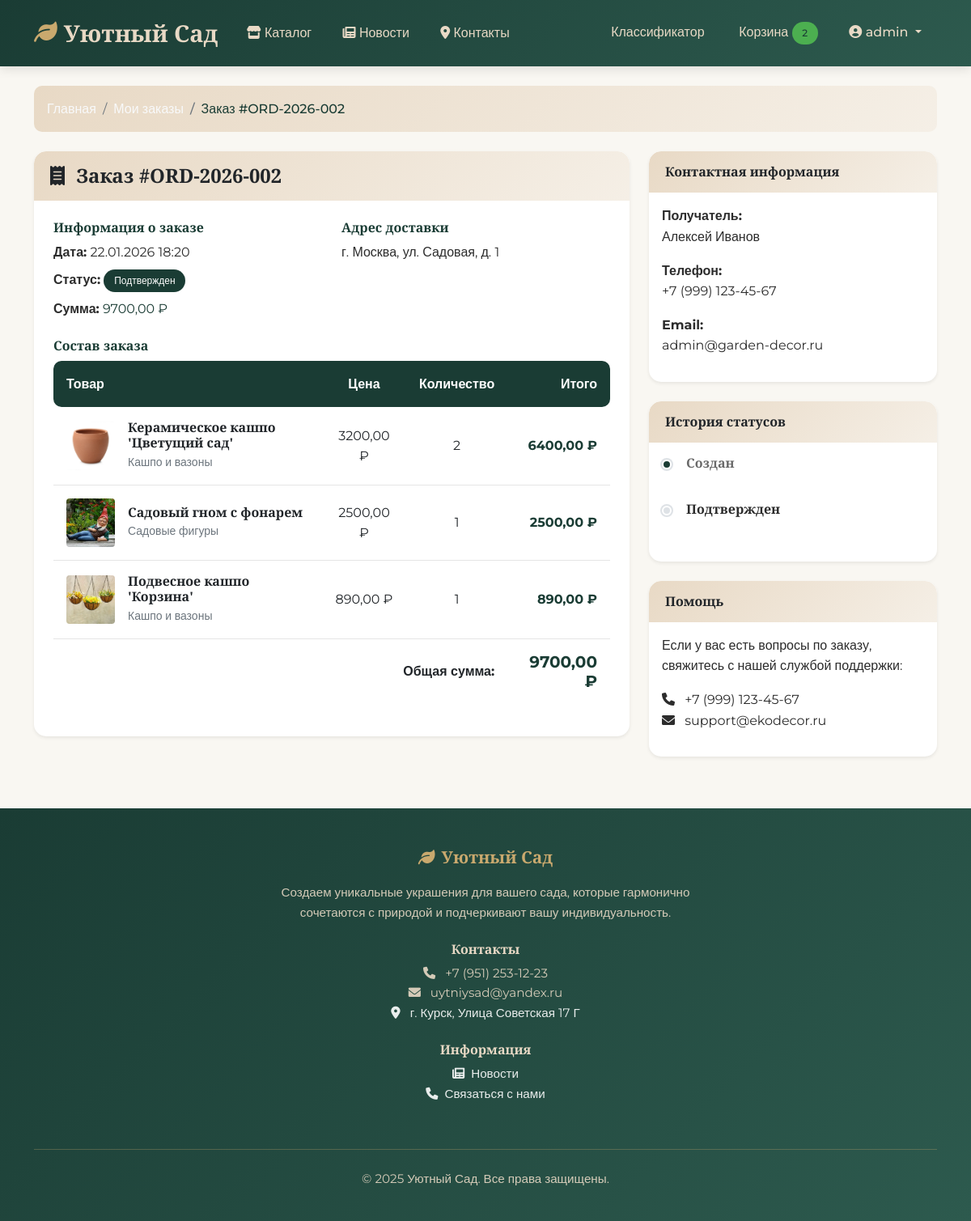
The app's page /orders/4/ (signed in) with its own data.
### cart/models.py (models this page shows, shortened)
class Cart(models.Model):
    user = models.ForeignKey(User, on_delete=models.CASCADE)
    created_at = models.DateTimeField(auto_now_add=True)
    updated_at = models.DateTimeField(auto_now=True)

### orders/models.py (models this page shows, shortened)
class Order(models.Model):
    STATUS_CHOICES = [
        ('pending', 'В обработке'),
        ('confirmed', 'Подтвержден'),
        ('shipped', 'Отправлен'),
        ('delivered', 'Доставлен'),
        ('cancelled', 'Отменен'),
    ]
    user = models.ForeignKey(User, on_delete=models.CASCADE)
    order_number = models.CharField(max_length=20, unique=True)
    status = models.CharField(max_length=20, choices=STATUS_CHOICES, default='pending')
    total_price = models.DecimalField(max_digits=10, decimal_places=2)
    shipping_address = models.TextField()
    phone_number = models.CharField(max_length=20)
    email = models.EmailField()
    created_at = models.DateTimeField(auto_now_add=True)
    updated_at = models.DateTimeField(auto_now=True)
    class Meta:
        ordering = ['-created_at']

class OrderItem(models.Model):
    order = models.ForeignKey(Order, on_delete=models.CASCADE, related_name='items')
    product = models.ForeignKey(Product, on_delete=models.CASCADE)
    quantity = models.PositiveIntegerField()
    price = models.DecimalField(max_digits=10, decimal_places=2)
    @property
    def total_price(self):
        return self.price * self.quantity

### products/models.py (models this page shows, shortened)
class Product(models.Model):
    name = models.CharField(max_length=100, verbose_name="Название")
    slug = models.SlugField(max_length=100, unique=True, blank=True, verbose_name="URL")
    description = models.TextField(verbose_name="Описание")
    price = models.DecimalField(max_digits=10, decimal_places=2, verbose_name="Цена")
    image = models.ImageField(upload_to='products', verbose_name="Изображение")
    category = models.ForeignKey(Category, on_delete=models.CASCADE, verbose_name="Категория")
    in_stock = models.BooleanField(default=True, verbose_name="В наличии")
    created_at = models.DateTimeField(auto_now_add=True, verbose_name="Дата создания")
    updated_at = models.DateTimeField(auto_now=True, verbose_name="Дата обновления")
    class Meta:
        verbose_name = "Товар"
        verbose_name_plural = "Товары"
        ordering = ['-created_at']
    @property
    def image_url(self):
        if self.image and hasattr(self.image, 'url'):
            return self.image.url
        return '/static/images/product-placeholder.jpg'

class Category(models.Model):
    name = models.CharField(max_length=100, verbose_name="Название")
    slug = models.SlugField(max_length=100, unique=True, blank=True, verbose_name="URL")
    description = models.TextField(blank=True, verbose_name="Описание")
    image = models.ImageField(upload_to='categories', blank=True, null=True, verbose_name="Изображение")
    icon = models.CharField(max_length=50, default='leaf', verbose_name="Иконка")
    class Meta:
        verbose_name = "Категория"
        verbose_name_plural = "Категории"

### orders/views.py (the view)
# urls.py: path('<int:order_id>/', views.order_detail, name='order_detail'),
@login_required
def order_detail(request, order_id):
    order = get_object_or_404(Order, id=order_id, user=request.user)
    return render(request, 'orders/order_detail.html', {'order': order})

### templates/orders/order_detail.html (shortened to what this page needs)
{% extends 'base.html' %}
{% load static %}
{% block breadcrumbs %}
<nav aria-label="breadcrumb" class="mb-4">
    <ol class="breadcrumb">
        <li class="breadcrumb-item"><a href="{% url 'home' %}" class="text-decoration-none">Главная</a></li>
        <li class="breadcrumb-item"><a href="{% url 'order_list' %}" class="text-decoration-none">Мои заказы</a></li>
        <li class="breadcrumb-item active" style="color: var(--primary-dark);">Заказ #{{ order.order_number }}</li>
    </ol>
</nav>
{% endblock %}
{% block content %}
<div class="row">
    <div class="col-lg-8">
        <div class="card border-0 shadow-sm mb-4" style="border-radius: 15px;">
            <div class="card-header border-0 py-3" style="background: var(--gradient-light); border-radius: 15px 15px 0 0;">
                <h4 class="mb-0 text-dark"><i class="fas fa-receipt me-2"></i> Заказ #{{ order.order_number }}</h4>
            </div>
            <div class="card-body p-4">
                <div class="row mb-4">
                    <div class="col-md-6 mb-3 mb-md-0">
                        <h6 style="color: var(--primary-dark);">Информация о заказе</h6>
                        <p class="mb-2"><strong>Дата:</strong> {{ order.created_at|date:"d.m.Y H:i" }}</p>
                        <p class="mb-2"><strong>Статус:</strong>
                            <span class="badge" style="background: var(--primary-dark); color: white;">
                                {{ order.get_status_display }}
                            </span>
                        </p>
                        <p class="mb-0"><strong>Сумма:</strong> <span style="color: var(--primary-dark);">{{ order.total_price }} ₽</span></p>
                    </div>
                    <div class="col-md-6">
                        <h6 style="color: var(--primary-dark);">Адрес доставки</h6>
                        <p class="mb-0">{{ order.shipping_address|linebreaks }}</p>
                    </div>
                </div>
                <h6 style="color: var(--primary-dark);">Состав заказа</h6>
                <div class="table-responsive">
                    <table class="table table-borderless">
                        <thead style="background: var(--primary-dark); color: white; border-radius: 10px;">
                            <tr>
                                <th style="border-radius: 10px 0 0 10px;">Товар</th>
                                <th class="text-center">Цена</th>
                                <th class="text-center">Количество</th>
                                <th class="text-end" style="border-radius: 0 10px 10px 0;">Итого</th>
                            </tr>
                        </thead>
                        <tbody>
                            {% for item in order.items.all %}
                            <tr style="border-bottom: 1px solid rgba(0,0,0,0.1);">
                                <td>
                                    <div class="d-flex align-items-center">
                                        <img src="{{ item.product.image_url }}"
                                             alt="{{ item.product.name }}"
                                             style="width: 60px; height: 60px; object-fit: cover;"
                                             class="rounded me-3"
                                             onerror="this.src='{% static 'images/product-placeholder.jpg' %}'">
                                        <div>
                                            <h6 class="mb-0 fw-bold">{{ item.product.name }}</h6>
                                            <small class="text-muted">{{ item.product.category.name }}</small>
                                        </div>
                                    </div>
                                </td>
                                <td class="text-center">{{ item.price }} ₽</td>
                                <td class="text-center">{{ item.quantity }}</td>
                                <td class="text-end fw-bold" style="color: var(--primary-dark);">{{ item.total_price }} ₽</td>
                            </tr>
                            {% endfor %}
                        </tbody>
                        <tfoot>
                            <tr>
                                <td colspan="3" class="text-end fw-bold">Общая сумма:</td>
                                <td class="text-end fw-bold h5" style="color: var(--primary-dark);">{{ order.total_price }} ₽</td>
                            </tr>
                        </tfoot>
                    </table>
                </div>
            </div>
        </div>
    </div>
    <div class="col-lg-4">
        <div class="card border-0 shadow-sm mb-4" style="border-radius: 15px;">
            <div class="card-header border-0 py-3" style="background: var(--gradient-light); border-radius: 15px 15px 0 0;">
                <h6 class="mb-0 text-dark">Контактная информация</h6>
            </div>
            <div class="card-body">
                <p><strong>Получатель:</strong><br>
                {{ order.user.get_full_name|default:order.user.username }}</p>
                <p><strong>Телефон:</strong><br>
                {{ order.phone_number }}</p>
                <p><strong>Email:</strong><br>
                {{ order.email }}</p>
            </div>
        </div>
        <div class="card border-0 shadow-sm mb-4" style="border-radius: 15px;">
            <div class="card-header border-0 py-3" style="background: var(--gradient-light); border-radius: 15px 15px 0 0;">
                <h6 class="mb-0 text-dark">История статусов</h6>
            </div>
            <div class="card-body">
                <div class="timeline">
                    <div class="timeline-item {% if order.status != 'pending' %}completed{% endif %}">
                        <div class="timeline-marker"></div>
                        <div class="timeline-content">
                            <h6>Создан</h6>
                        </div>
                    </div>
                    {% if order.status == 'confirmed' or order.status == 'shipped' or order.status == 'delivered' %}
                    <div class="timeline-item {% if order.status != 'confirmed' %}completed{% endif %}">
                        <div class="timeline-marker"></div>
                        <div class="timeline-content">
                            <h6>Подтвержден</h6>
                        </div>
                    </div>
                    {% endif %}
                </div>
            </div>
        </div>
        <div class="card border-0 shadow-sm" style="border-radius: 15px;">
            <div class="card-header border-0 py-3" style="background: var(--gradient-light); border-radius: 15px 15px 0 0;">
                <h6 class="mb-0 text-dark">Помощь</h6>
            </div>
            <div class="card-body">
                <p>Если у вас есть вопросы по заказу, свяжитесь с нашей службой поддержки:</p>
                <ul class="list-unstyled">
                    <li><i class="fas fa-phone me-2"></i> +7 (999) 123-45-67</li>
                    <li><i class="fas fa-envelope me-2"></i> support@ekodecor.ru</li>
                </ul>
            </div>
        </div>
    </div>
</div>
{% endblock %}

### templates/base.html (shortened to what this page needs)
{% load static %}
<!DOCTYPE html>
<html lang="ru">
<head>
    <link href="https://cdn.jsdelivr.net/npm/bootstrap@5.1.3/dist/css/bootstrap.min.css" rel="stylesheet">
    <link href="https://cdnjs.cloudflare.com/ajax/libs/font-awesome/6.0.0/css/all.min.css" rel="stylesheet">
    <link rel="stylesheet" href="{% static 'css/style.css' %}">
</head>
<body>
    <nav class="navbar navbar-expand-lg navbar-dark sticky-top">
        <div class="container">
            <a class="navbar-brand" href="{% url 'home' %}">
                <i class="fas fa-leaf"></i>Уютный Сад
            </a>
            <div class="collapse navbar-collapse" id="navbarNav">
                <ul class="navbar-nav me-auto">
                    <li class="nav-item">
                        <a class="nav-link" href="{% url 'product_list' %}">
                            <i class="fas fa-store"></i> Каталог
                        </a>
                    </li>
                    <li class="nav-item">
                        <a class="nav-link" href="{% url 'news_list' %}">
                            <i class="fas fa-newspaper"></i> Новости
                        </a>
                    </li>
                    <li class="nav-item">
                        <a class="nav-link" href="{% url 'contacts' %}">
                            <i class="fas fa-map-marker-alt"></i> Контакты
                        </a>
                    </li>
                </ul>
                <ul class="navbar-nav ms-auto">
                    {% if user.is_authenticated %}
                        <li class="nav-item">
                            <a class="nav-link" href="{% url 'plant_classifier' %}">
                                 Классификатор
                            </a>
                        </li>
                        <li class="nav-item">
                            <a class="nav-link" href="{% url 'cart_view' %}">
                                 Корзина
                                {% if cart and cart.items.count > 0 %}
                                <span class="badge bg-success cart-badge">{{ cart.items.count }}</span>
                                {% else %}
                                <span class="badge bg-success cart-badge" style="display: none;">0</span>
                                {% endif %}
                            </a>
                        </li>
                        <li class="nav-item dropdown">
                            <a class="nav-link dropdown-toggle" href="#" id="userDropdown" role="button" data-bs-toggle="dropdown">
                                <i class="fas fa-user-circle"></i> {{ user.username }}
                            </a>
                        </li>
                    {% endif %}
                </ul>
            </div>
        </div>
    </nav>
    <main class="my-4">
        <div class="container">
            {% block breadcrumbs %}{% endblock %}
            {% block content %}{% endblock %}
        </div>
    </main>
    <footer class="footer">
    <div class="container">
        <div class="row justify-content-center">
            <div class="col-lg-6 col-md-8 text-center">
                <h5><i class="fas fa-leaf me-2"></i>Уютный Сад</h5>
                <p class="mb-4">Создаем уникальные украшения для вашего сада, которые гармонично сочетаются с природой и подчеркивают вашу индивидуальность.</p>
                <div class="mb-4">
                    <h6>Контакты</h6>
                    <ul class="list-unstyled">
                        <li><i class="fas fa-phone me-2"></i> +7 (951) 253-12-23</li>
                        <li><i class="fas fa-envelope me-2"></i> uytniysad@yandex.ru</li>
                        <li><a href="{% url 'contacts' %}" class="text-white text-decoration-none"><i class="fas fa-map-marker-alt me-2"></i> г. Курск, Улица Советская 17 Г</a></li>
                    </ul>
                </div>
                <div class="mb-4">
                    <h6>Информация</h6>
                    <ul class="list-unstyled">
                        <li><a href="{% url 'news_list' %}" class="text-white text-decoration-none"><i class="fas fa-newspaper me-2"></i>Новости</a></li>
                        <li><a href="{% url 'contacts' %}" class="text-white text-decoration-none"><i class="fas fa-phone me-2"></i>Связаться с нами</a></li>
                    </ul>
                </div>
            </div>
        </div>
        <div class="footer-bottom text-center">
            <p>&copy; 2025 Уютный Сад. Все права защищены.</p>
        </div>
    </div>
</footer>
</body>
</html>

### records on screen
Cart: items.count "2"
Order: order_number "ORD-2026-002", created_at "22.01.2026 18:20", status "Подтвержден", total_price "9700,00", shipping_address "г. Москва, ул. Садовая, д. 1", user.get_full_name "Алексей Иванов", phone_number "+7 (999) 123-45-67", email "admin@garden-decor.ru"
OrderItem: product.image_url (picture), product.name "Керамическое кашпо 'Цветущий сад'", product.category.name "Кашпо и вазоны", price "3200,00", quantity "2", total_price "6400,00"
OrderItem: product.image_url (picture), product.name "Садовый гном с фонарем", product.category.name "Садовые фигуры", price "2500,00", quantity "1", total_price "2500,00"
OrderItem: product.image_url (picture), product.name "Подвесное кашпо 'Корзина'", product.category.name "Кашпо и вазоны", price "890,00", quantity "1", total_price "890,00"

### other values on screen
{{ user.username }} "admin"
